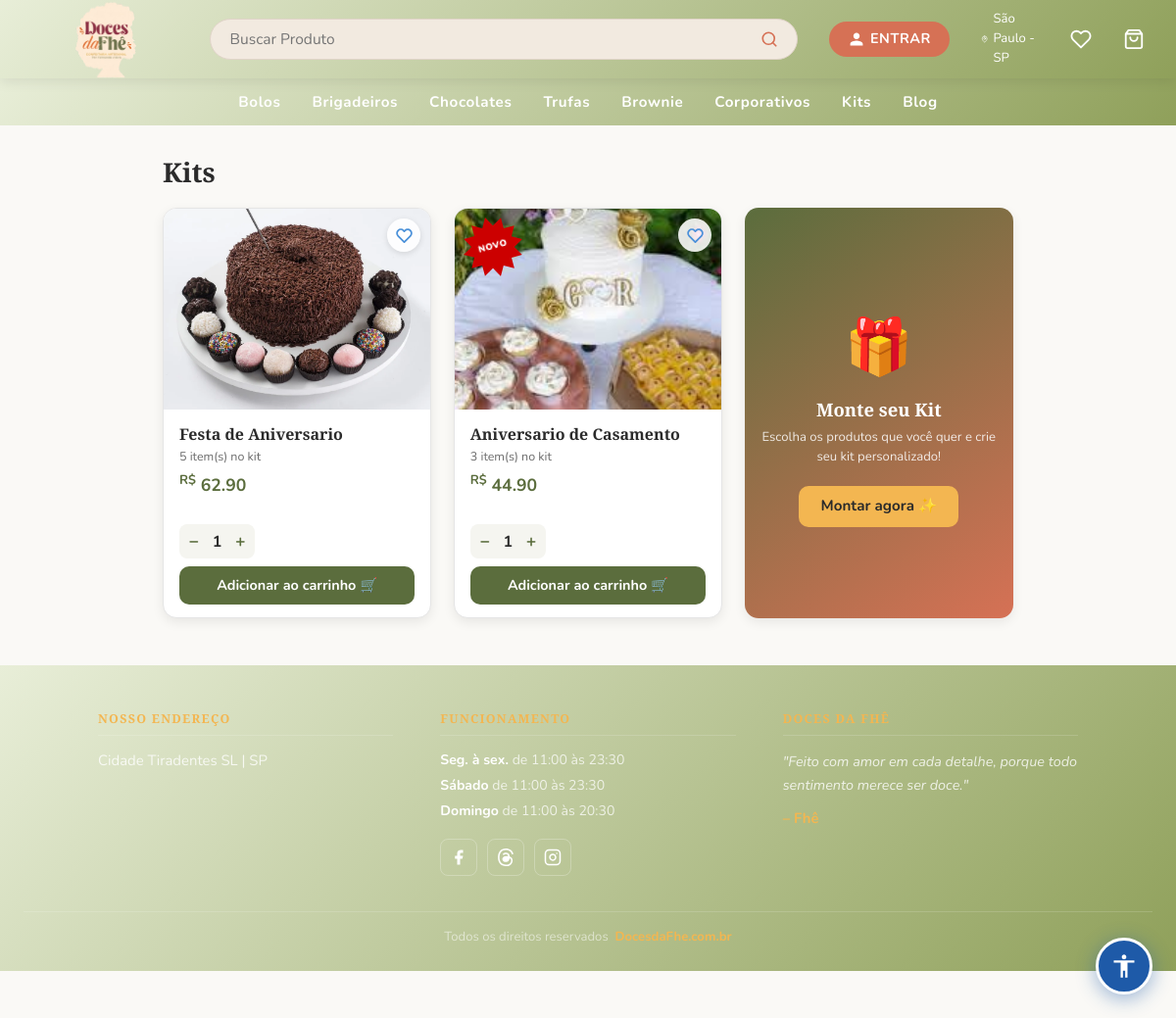
/kits_loja, run on the app's committed database.
### models.py (models this page shows, shortened)
class Kit(db.Model):
    __tablename__ = 'kits'
    id = db.Column(db.Integer, primary_key=True)
    name = db.Column(db.String(200), nullable=False)
    description = db.Column(db.Text, nullable=True)
    created_by = db.Column(
        db.Integer, db.ForeignKey('users.id'), nullable=False)
    is_admin_kit = db.Column(db.Boolean, default=False)   # True = admin kit
    ativo = db.Column(db.Boolean, default=True, nullable=False)
    created_at = db.Column(db.DateTime, default=datetime.utcnow)
    updated_at = db.Column(
        db.DateTime, default=datetime.utcnow, onupdate=datetime.utcnow)
    image_url      = db.Column(db.String(500), nullable=True)
    estoque        = db.Column(db.Integer, default=0, nullable=False)
    estoque_minimo = db.Column(db.Integer, default=5, nullable=False)
    products = db.relationship(
        'KitProduct', backref='kit', cascade='all, delete-orphan')
    creator = db.relationship('User', backref='kits')
    @property
    def total_price(self):
        return sum(kp.product.price * kp.quantity for kp in self.products)

class Product(db.Model):
    __tablename__ = "products"
    id          = db.Column(db.Integer, primary_key=True)
    name        = db.Column(db.String(200), unique=True, nullable=False, index=True)
    description = db.Column(db.String(800), nullable=False)
    image_url   = db.Column(db.String(300))
    price       = db.Column(db.Numeric(10, 2), nullable=False)
    category          = db.Column(db.String(100), nullable=True, default='geral')  # ✅ NOVO
    ativo             = db.Column(db.Boolean, default=True, nullable=False)
    estoque           = db.Column(db.Integer, default=0, nullable=False)
    estoque_minimo    = db.Column(db.Integer, default=5, nullable=False)
    quantidade_minima = db.Column(db.Integer, default=1, nullable=False)
    quantidade_maxima = db.Column(db.Integer, nullable=True)
    created_at     = db.Column(db.DateTime, default=datetime.utcnow)

class KitProduct(db.Model):
    __tablename__ = 'kit_products'
    kit_id = db.Column(db.Integer, db.ForeignKey('kits.id'), primary_key=True)
    product_id = db.Column(db.Integer, db.ForeignKey(
        'products.id'), primary_key=True)
    quantity = db.Column(db.Integer, default=1)
    added_at = db.Column(db.DateTime, default=datetime.utcnow)
    product = db.relationship('Product')

### app.py (the view)
@app.route('/kits_loja')
def kits_loja():
    kits = Kit.query.filter_by(is_admin_kit=True, ativo=True).all()
    produtos = Product.query.filter_by(ativo=True).order_by(Product.category, Product.name).all()
    fav_p, fav_k, fav_e = _fav_sets(current_user.id) if current_user.is_authenticated else (set(), set(), set())
    return render_template('kits/kits_loja.html', kits=kits, produtos=produtos,
                           fav_p=fav_p, fav_k=fav_k, fav_e=fav_e)

### app.py (called while the page is built)
@app.context_processor
def inject_globals():
    if current_user.is_authenticated:
        total_itens = db.session.query(
            db.func.sum(CarrinhoItem.quantidade)
        ).filter_by(user_id=current_user.id).scalar() or 0
    else:
        total_itens = 0
    site_config = SiteConfig.query.first()
    return dict(carrinho_total=total_itens, site_config=site_config)

### templates/kits/kits_loja.html (shortened to what this page needs)
{% extends "admin/base.html" %}
{% block styles %}
<link rel="stylesheet" href="{{ url_for('static', filename='dashboard.css') }}">
{% endblock %}
{% block content %}
<header>
  <div class="logo">
    <a href="{{ url_for('dashboard') }}">
      <img class="logo-img" src="{{ url_for('static', filename=site_config.logo_url if site_config and site_config.logo_url else 'uploads/logo.png') }}" alt="{{ site_config.site_name if site_config else 'Doces da Fhê' }}" />
    </a>
  </div>
  <div class="search-bar-wrap">
    <div class="search-bar">
      <input type="text" id="searchInput" placeholder="Buscar Produto" oninput="filtrarKits()" />
      <button onclick="buscarGlobal()" aria-label="Buscar"><svg xmlns="http://www.w3.org/2000/svg" width="18" height="18" viewBox="0 0 24 24" fill="none" stroke="currentColor" stroke-width="2.2" stroke-linecap="round" stroke-linejoin="round"><circle cx="11" cy="11" r="8"/><line x1="21" y1="21" x2="16.65" y2="16.65"/></svg></button>
    </div>
  </div>
  <div class="header-right">
    {% if current_user.is_authenticated %}
      <div class="user-menu">
        <span class="btn-entrar user-btn" onclick="this.closest('.user-menu').classList.toggle('open')"><svg xmlns="http://www.w3.org/2000/svg" width="16" height="16" viewBox="0 0 24 24" fill="currentColor"><path d="M12 12c2.7 0 4.8-2.1 4.8-4.8S14.7 2.4 12 2.4 7.2 4.5 7.2 7.2 9.3 12 12 12zm0 2.4c-3.2 0-9.6 1.6-9.6 4.8v2.4h19.2v-2.4c0-3.2-6.4-4.8-9.6-4.8z"/></svg> Bem-vindo, {% if current_user.is_admin %}Admin{% else %}{{ (current_user.name or current_user.email).split()[0] }}{% endif %}</span>
        <div class="user-dropdown">
          <a href="{{ url_for('meus_pedidos') }}" class="user-dropdown-item">Meus Pedidos</a>
          <a href="{{ url_for('logout') }}" class="user-dropdown-item">Sair &rarr;</a>
        </div>
      </div>
    {% else %}
      <a href="{{ url_for('login') }}" class="btn-entrar"><svg xmlns="http://www.w3.org/2000/svg" width="16" height="16" viewBox="0 0 24 24" fill="currentColor"><path d="M12 12c2.7 0 4.8-2.1 4.8-4.8S14.7 2.4 12 2.4 7.2 4.5 7.2 7.2 9.3 12 12 12zm0 2.4c-3.2 0-9.6 1.6-9.6 4.8v2.4h19.2v-2.4c0-3.2-6.4-4.8-9.6-4.8z"/></svg> ENTRAR</a>
    {% endif %}
    <span class="location">
      São Paulo - SP
    </span>
    <a href="{{ url_for('favoritos') }}" class="cart-icon-wrap" title="Favoritos">
      <svg width="22" height="22" viewBox="0 0 24 24" fill="none" stroke="white" stroke-width="2" stroke-linecap="round" stroke-linejoin="round">
        <path d="M20.84 4.61a5.5 5.5 0 0 0-7.78 0L12 5.67l-1.06-1.06a5.5 5.5 0 0 0-7.78 7.78l1.06 1.06L12 21.23l7.78-7.78 1.06-1.06a5.5 5.5 0 0 0 0-7.78z"/>
      </svg>
    </a>
    <a href="{{ url_for('carrinho') }}" class="cart-icon-wrap">
      <svg width="22" height="22" fill="white" viewBox="0 0 24 24">
        <path d="M6 2 3 6v14a2 2 0 0 0 2 2h14a2 2 0 0 0 2-2V6l-3-4zM3 6h18M16 10a4 4 0 0 1-8 0"
              stroke="white" stroke-width="2" fill="none" stroke-linecap="round" stroke-linejoin="round"/>
      </svg>
    </a>
  </div>
</header>
<nav>
  <a href="{{ url_for('categoria', nome='bolos') }}">Bolos</a>
  <a href="{{ url_for('categoria', nome='brigadeiros') }}">Brigadeiros</a>
  <a href="{{ url_for('categoria', nome='chocolates') }}">Chocolates</a>
  <a href="{{ url_for('categoria', nome='trufas') }}">Trufas</a>
  <a href="{{ url_for('categoria', nome='brownie') }}">Brownie</a>
  <a href="{{ url_for('categoria', nome='corporativos') }}">Corporativos</a>
  <a href="{{ url_for('kits_loja') }}">Kits</a>
  <a href="{{ url_for('blog.index') }}">Blog</a>
</nav>
<h2 class="titulo-loja">Kits</h2>
<div class="kits-grid" id="kitsGrid">
  {% if kits %}
    {% for kit in kits %}
    <div class="kit-item" data-nome="{{ kit.name | lower }}">
      <div class="kit-card" style="position:relative; overflow:hidden;">
        <button class="btn-fav {% if kit.id in fav_k %}ativo{% endif %}"
                data-tipo="kit" data-id="{{ kit.id }}"
                onclick="toggleFav(this)" title="Favoritar"><svg viewBox="0 0 24 24" width="17" height="17"><path d="M20.84 4.61a5.5 5.5 0 0 0-7.78 0L12 5.67l-1.06-1.06a5.5 5.5 0 0 0-7.78 7.78l1.06 1.06L12 21.23l7.78-7.78 1.06-1.06a5.5 5.5 0 0 0 0-7.78z"/></svg></button>
        {% if site_config.new_badge_ativo != false and kit.created_at and (now() - kit.created_at).days < (site_config.new_badge_days or 7) %}<span class="badge-novo">Novo</span>{% endif %}
        <a href="{{ url_for('kit_detalhe', kit_id=kit.id) }}" style="text-decoration:none; color:inherit; display:block;">
          <div class="kit-card-img">
            {% if kit.image_url %}
              <img src="{{ url_for('static', filename=kit.image_url) }}" alt="{{ kit.name }}">
            {% else %}🎁{% endif %}
          </div>
          <div class="kit-card-body">
            <h3>{{ kit.name }}</h3>
            <p class="kit-itens">{{ kit.products|length }} item(s) no kit</p>
            <p class="kit-total"><sup>R$</sup> {{ "%.2f"|format(kit.total_price) }}</p>
          </div>
        </a>
        <div style="padding:.6rem 1rem .8rem; display:flex; flex-direction:column; gap:.5rem;">
          <div style="display:flex; align-items:center; justify-content:space-between;">
            <div style="display:flex; align-items:center; gap:.4rem; background:#F5F5F0; border-radius:8px; padding:.25rem .6rem;">
              <button type="button" onclick="changeKitQty({{ kit.id }}, -1)"
                      style="background:none;border:none;cursor:pointer;font-size:1.1rem;color:var(--color-primary);font-weight:700;">−</button>
              <span id="qty-loja-display-{{ kit.id }}" style="min-width:1.5rem;text-align:center;font-weight:700;">1</span>
              <button type="button" onclick="changeKitQty({{ kit.id }}, 1)"
                      style="background:none;border:none;cursor:pointer;font-size:1.1rem;color:var(--color-primary);font-weight:700;">+</button>
            </div>
          </div>
          <form method="POST" action="{{ url_for('adicionar_carrinho') }}">
            <button type="submit"
                    style="width:100%;background:var(--color-primary);color:#fff;border:none;border-radius:10px;padding:.55rem 0;font-weight:700;cursor:pointer;font-size:.9rem;">
              Adicionar ao carrinho 🛒
            </button>
          </form>
        </div>
      </div>
    </div>
    {% endfor %}
  {% else %}
    <div class="kits-vazio" style="grid-column:2/-1;">
      <p>Nenhum kit disponível no momento.</p>
    </div>
  {% endif %}
  <div class="kit-item" data-nome="monte seu kit personalizado">
    <div class="kit-card" style="background: linear-gradient(145deg,var(--color-primary),var(--color-secondary)); color:#fff; align-items:center; justify-content:center; text-align:center; border:none;">
      <div style="padding:2rem 1rem 1.5rem; display:flex; flex-direction:column; align-items:center; flex:1; justify-content:center;">
        <div style="font-size:3.5rem; margin-bottom:.6rem;">🎁</div>
        <h3 style="font-family:'Playfair Display',serif; font-size:1.15rem; color:#fff; margin-bottom:.5rem;">Monte seu Kit</h3>
        <p style="font-size:.82rem; color:rgba(255,255,255,.85); margin-bottom:1.2rem;">
          Escolha os produtos que você quer e crie seu kit personalizado!
        </p>
        <a href="{{ url_for('montar_kit') }}"
           style="background:var(--color-accent); color:var(--color-text); border-radius:10px; padding:.6rem 1.4rem; font-weight:700; text-decoration:none; font-size:.95rem;">
          Montar agora ✨
        </a>
      </div>
    </div>
  </div>
</div>
<footer class="footer">
  <div class="footer-container">
    <div class="footer-col">
      <h3 class="footer-titulo">NOSSO ENDEREÇO</h3>
      <p class="footer-endereco">Cidade Tiradentes SL | SP</p>
    </div>
    <div class="footer-col">
      <h3 class="footer-titulo">FUNCIONAMENTO</h3>
      <p class="footer-hora"><strong>Seg. à sex.</strong> de 11:00 às 23:30</p>
      <p class="footer-hora"><strong>Sábado</strong> de 11:00 às 23:30</p>
      <p class="footer-hora"><strong>Domingo</strong> de 11:00 às 20:30</p>
      <div class="footer-social">
        <a href="https://www.facebook.com/Docesdafhe/?ref=NONE_xav_ig_profile_page_web" target="_blank" rel="noopener" class="social-icon" aria-label="Facebook">
          <svg xmlns="http://www.w3.org/2000/svg" width="18" height="18" viewBox="0 0 24 24" fill="currentColor">
            <path d="M18 2h-3a5 5 0 0 0-5 5v3H7v4h3v8h4v-8h3l1-4h-4V7a1 1 0 0 1 1-1h3z"/>
          </svg>
        </a>
        <a href="https://www.threads.com/@docesdafhe?xmt=AQF0NPJogc8wQ_fC8M2gQNGZLlK3HaHuye6aF5Zn8kRVQuA" target="_blank" rel="noopener" class="social-icon" aria-label="Threads">
        </a>
        <a href="https://www.instagram.com/docesdafhe/" target="_blank" rel="noopener" class="social-icon" aria-label="Instagram">
        </a>
      </div>
    </div>
    <div class="footer-col">
      <h3 class="footer-titulo">DOCES DA FHÊ</h3>
      <p class="footer-quote">"Feito com amor em cada detalhe, porque todo sentimento merece ser doce."</p>
      <p class="footer-assinatura">– Fhê</p>
    </div>
  </div>
  <div class="footer-bottom">
    Todos os direitos reservados &nbsp;<a href="#" class="footer-site">DocesdaFhe.com.br</a>
  </div>
</footer>
{% endblock %}

### static/accessibility.css (style rules this page uses)
:root { --acc-blue: #1E5AA8; --acc-blue-dark: #154080; --acc-blue-light: #dbeafe; }

### templates/admin/base.html (style rules this page uses)
:root { --color-primary: #5B6D3D; --color-secondary: #D67155; --color-accent: #F3B651; --color-dark: #932E50; --color-bg: #F4F6FB; --color-white: #FFFFFF; --color-text: #1e293b; --color-muted: #64748b; --color-border: #e2e8f0; --sidebar-bg: #D67155; --sidebar-hover: rgba(255,255,255,.12); --sidebar-active: rgba(255,255,255,.2); --shadow-sm: 0 1px 4px rgba(0,0,0,.06); --shadow-md: 0 4px 12px rgba(0,0,0,.08); --shadow-lg: 0 8px 24px rgba(0,0,0,.12); --radius-sm: 6px; --radius-md: 10px; --radius-lg: 16px; }
*, *::before, *::after { box-sizing: border-box; }
body { font-family: 'Nunito', sans-serif !important; background: var(--color-bg); color: var(--color-text); margin: 0 !important; padding: 0 !important; }

### templates/kits/kits_loja.html (style rules this page uses)
.cart-icon-wrap { position: relative; display: flex; align-items: center; cursor: pointer; text-decoration: none; }
.titulo-loja { font-family: 'Playfair Display', serif; font-size: 1.7rem; color: var(--color-text); margin: 2rem auto .2rem; max-width: 900px; padding: 0 1rem; }
.kits-grid { max-width: 900px; margin: 1.2rem auto 3rem; display: grid; grid-template-columns: repeat(3, 1fr); gap: 1.4rem; padding: 0 1rem; }
.kit-card { background: #FFFFFF; border-radius: 14px; overflow: hidden; border: 1.5px solid #E5E5E5; box-shadow: 0 4px 12px rgba(0,0,0,.08); display: flex; flex-direction: column; transition: transform .2s, box-shadow .2s; height: 100%; }
.kit-card-img { width: 100%; aspect-ratio: 4/3; object-fit: cover; background: var(--color-bg); display: flex; align-items: center; justify-content: center; font-size: 3.5rem; }
.kit-card-img img { width: 100%; height: 100%; object-fit: cover; }
.kit-card-body { padding: 1rem 1rem .8rem; flex: 1; }
.kit-card-body h3 { font-family: 'Playfair Display', serif; font-size: 1rem; color: var(--color-text); margin-bottom: .25rem; }
.kit-card-body p { font-size: .82rem; color: var(--color-text-light); margin-bottom: .3rem; }
.kit-card-body .kit-total { font-size: 1.1rem; font-weight: 700; color: var(--color-primary); margin-top: .4rem; }
.kit-card-body .kit-itens { font-size: .78rem; color: var(--color-text-light); margin-top: .2rem; }

### data on the page
Kit: image_url (picture), name "Festa de Aniversario", products|length "5"
Product: total_price "62.90"
Kit: image_url (picture), name "Aniversario de Casamento", products|length "3"
Product: total_price "44.90"
